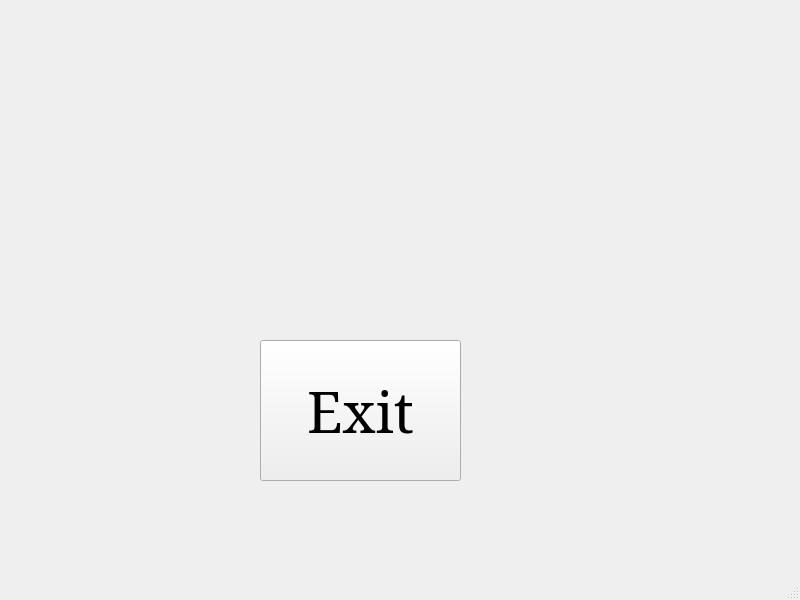
<?xml version="1.0" encoding="UTF-8"?>
<ui version="4.0">
 <class>upgrade_shop</class>
 <widget class="QMainWindow" name="upgrade_shop">
  <property name="geometry">
   <rect>
    <x>0</x>
    <y>0</y>
    <width>800</width>
    <height>600</height>
   </rect>
  </property>
  <property name="windowTitle">
   <string>MainWindow</string>
  </property>
  <widget class="QWidget" name="centralwidget">
   <widget class="QPushButton" name="pushButton_Return">
    <property name="geometry">
     <rect>
      <x>260</x>
      <y>340</y>
      <width>201</width>
      <height>141</height>
     </rect>
    </property>
    <property name="font">
     <font>
      <family>MS Serif</family>
      <pointsize>43</pointsize>
     </font>
    </property>
    <property name="text">
     <string>Exit</string>
    </property>
   </widget>
  </widget>
  <widget class="QMenuBar" name="menubar">
   <property name="geometry">
    <rect>
     <x>0</x>
     <y>0</y>
     <width>800</width>
     <height>17</height>
    </rect>
   </property>
  </widget>
  <widget class="QStatusBar" name="statusbar"/>
 </widget>
 <resources/>
 <connections/>
</ui>
